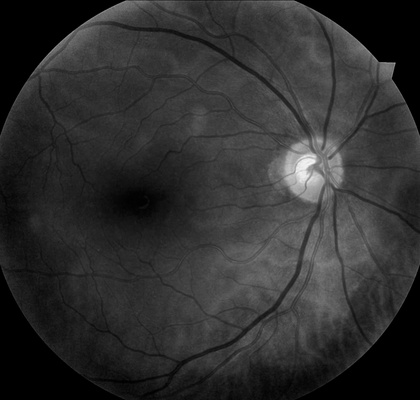
%> input picture mFiles/gs1.jpg, 420 x 400 px, shrunk from 2124 x 2024 before the run
$ octave PracticingEllipseDiameters.m   (GNU Octave 9; MATLAB toolbox functions it lacks are replaced by stand-ins)
%> lines starting %> are read from the running program, lines starting %| are printed output that depends on the picture; in (x1, y1, x2, y2) boxes, pixels count from 0 and x2, y2 are one past the last pixel; in counts of white or black regions, pixels touching at a corner belong together; the program's own positions count from 1
### mFiles/BestHSVMask.m
function [BW,maskedRGBImage] = BestHSVMask(RGB)
%createMask  Threshold RGB image using auto-generated code from colorThresholder app.
%  [BW,MASKEDRGBIMAGE] = createMask(RGB) thresholds image RGB using
%  auto-generated code from the colorThresholder App. The colorspace and
%  minimum/maximum values for each channel of the colorspace were set in the
%  App and result in a binary mask BW and a composite image maskedRGBImage,
%  which shows the original RGB image values under the mask BW.

% Ideal way to use this is on a bw image, have to create black and white
% image on rgb scalle thought ot use this
%------------------------------------------------------


% Convert RGB image to chosen color space
I = rgb2hsv(RGB);

% Define thresholds for channel 1 based on histogram settings
channel1Min = 0.000;
channel1Max = 1.000;

% Define thresholds for channel 2 based on histogram settings
channel2Min = 0.000;
channel2Max = 1.000;

% Define thresholds for channel 3 based on histogram settings
channel3Min = 0.900; %was originally .967
channel3Max = 1.000;

% Create mask based on chosen histogram thresholds
BW = (I(:,:,1) >= channel1Min ) & (I(:,:,1) <= channel1Max) & ...
    (I(:,:,2) >= channel2Min ) & (I(:,:,2) <= channel2Max) & ...
    (I(:,:,3) >= channel3Min ) & (I(:,:,3) <= channel3Max);

% Initialize output masked image based on input image.
maskedRGBImage = RGB;

% Set background pixels where BW is false to zero.
maskedRGBImage(repmat(~BW,[1 1 3])) = 0;

### mFiles/getContourEdgePoints.m
function [x, y] = getContourEdgePoints(binary_image)
[x,y]=size(binary_image); %x is height
%y is width
height = [];
width = [];
for i = 1:x,

    for j = 1:y,

        if binary_image(i, j) == 1

            height(end + 1) = i;
            width(end + 1) = j;

        end

    end

end

%now we need to find the first place in which we get a value


x = width;
y = height;


### mFiles/fit_ellipse/fit_ellipse.m
function ellipse_t = fit_ellipse( x,y)
%
% fit_ellipse - finds the best fit to an ellipse for the given set of points.
%
% Format:   ellipse_t = fit_ellipse( x,y,axis_handle )
%
% Input:    x,y         - a set of points in 2 column vectors. AT LEAST 5 points are needed !
%           axis_handle - optional. a handle to an axis, at which the estimated ellipse
%                         will be drawn along with it's axes
%
% Output:   ellipse_t - structure that defines the best fit to an ellipse
%                       a           - sub axis (radius) of the X axis of the non-tilt ellipse
%                       b           - sub axis (radius) of the Y axis of the non-tilt ellipse
%                       phi         - orientation in radians of the ellipse (tilt)
%                       X0          - center at the X axis of the non-tilt ellipse
%                       Y0          - center at the Y axis of the non-tilt ellipse
%                       X0_in       - center at the X axis of the tilted ellipse
%                       Y0_in       - center at the Y axis of the tilted ellipse
%                       long_axis   - size of the long axis of the ellipse
%                       short_axis  - size of the short axis of the ellipse
%                       status      - status of detection of an ellipse
%
% Note:     if an ellipse was not detected (but a parabola or hyperbola), then
%           an empty structure is returned

% =====================================================================================
%                  Ellipse Fit using Least Squares criterion
% =====================================================================================
% We will try to fit the best ellipse to the given measurements. the mathematical
% representation of use will be the CONIC Equation of the Ellipse which is:
%
%    Ellipse = a*x^2 + b*x*y + c*y^2 + d*x + e*y + f = 0
%
% The fit-estimation method of use is the Least Squares method (without any weights)
% The estimator is extracted from the following equations:
%
%    g(x,y;A) := a*x^2 + b*x*y + c*y^2 + d*x + e*y = f
%
%    where:
%       A   - is the vector of parameters to be estimated (a,b,c,d,e)
%       x,y - is a single measurement
%
% We will define the cost function to be:
%
%   Cost(A) := (g_c(x_c,y_c;A)-f_c)'*(g_c(x_c,y_c;A)-f_c)
%            = (X*A+f_c)'*(X*A+f_c)
%            = A'*X'*X*A + 2*f_c'*X*A + N*f^2
%
%   where:
%       g_c(x_c,y_c;A) - vector function of ALL the measurements
%                        each element of g_c() is g(x,y;A)
%       X              - a matrix of the form: [x_c.^2, x_c.*y_c, y_c.^2, x_c, y_c ]
%       f_c            - is actually defined as ones(length(f),1)*f
%
% Derivation of the Cost function with respect to the vector of parameters "A" yields:
%
%   A'*X'*X = -f_c'*X = -f*ones(1,length(f_c))*X = -f*sum(X)
%
% Which yields the estimator:
%
%       ~~~~~~~~~~~~~~~~~~~~~~~~~~~~~~~~~~~~~~~~~~~~~~~~~~~~~~~~~~~~~~~~~~~~~~~~~~~~
%       |  A_least_squares = -f*sum(X)/(X'*X) ->(normalize by -f) = sum(X)/(X'*X)  |
%       ~~~~~~~~~~~~~~~~~~~~~~~~~~~~~~~~~~~~~~~~~~~~~~~~~~~~~~~~~~~~~~~~~~~~~~~~~~~~
%
% (We will normalize the variables by (-f) since "f" is unknown and can be accounted for later on)
%
% NOW, all that is left to do is to extract the parameters from the Conic Equation.
% We will deal the vector A into the variables: (A,B,C,D,E) and assume F = -1;
%
%    Recall the conic representation of an ellipse:
%
%       A*x^2 + B*x*y + C*y^2 + D*x + E*y + F = 0
%
% We will check if the ellipse has a tilt (=orientation). The orientation is present
% if the coefficient of the term "x*y" is not zero. If so, we first need to remove the
% tilt of the ellipse.
%
% If the parameter "B" is not equal to zero, then we have an orientation (tilt) to the ellipse.
% we will remove the tilt of the ellipse so as to remain with a conic representation of an
% ellipse without a tilt, for which the math is more simple:
%
% Non tilt conic rep.:  A`*x^2 + C`*y^2 + D`*x + E`*y + F` = 0
%
% We will remove the orientation using the following substitution:
%
%   Replace x with cx+sy and y with -sx+cy such that the conic representation is:
%
%   A(cx+sy)^2 + B(cx+sy)(-sx+cy) + C(-sx+cy)^2 + D(cx+sy) + E(-sx+cy) + F = 0
%
%   where:      c = cos(phi)    ,   s = sin(phi)
%
%   and simplify...
%
%       x^2(A*c^2 - Bcs + Cs^2) + xy(2A*cs +(c^2-s^2)B -2Ccs) + ...
%           y^2(As^2 + Bcs + Cc^2) + x(Dc-Es) + y(Ds+Ec) + F = 0
%
%   The orientation is easily found by the condition of (B_new=0) which results in:
%
%   2A*cs +(c^2-s^2)B -2Ccs = 0  ==> phi = 1/2 * atan( b/(c-a) )
%
%   Now the constants   c=cos(phi)  and  s=sin(phi)  can be found, and from them
%   all the other constants A`,C`,D`,E` can be found.
%
%   A` = A*c^2 - B*c*s + C*s^2                  D` = D*c-E*s
%   B` = 2*A*c*s +(c^2-s^2)*B -2*C*c*s = 0      E` = D*s+E*c
%   C` = A*s^2 + B*c*s + C*c^2
%
% Next, we want the representation of the non-tilted ellipse to be as:
%
%       Ellipse = ( (X-X0)/a )^2 + ( (Y-Y0)/b )^2 = 1
%
%       where:  (X0,Y0) is the center of the ellipse
%               a,b     are the ellipse "radiuses" (or sub-axis)
%
% Using a square completion method we will define:
%
%       F`` = -F` + (D`^2)/(4*A`) + (E`^2)/(4*C`)
%
%       Such that:    a`*(X-X0)^2 = A`(X^2 + X*D`/A` + (D`/(2*A`))^2 )
%                     c`*(Y-Y0)^2 = C`(Y^2 + Y*E`/C` + (E`/(2*C`))^2 )
%
%       which yields the transformations:
%
%           X0  =   -D`/(2*A`)
%           Y0  =   -E`/(2*C`)
%           a   =   sqrt( abs( F``/A` ) )
%           b   =   sqrt( abs( F``/C` ) )
%
% And finally we can define the remaining parameters:
%
%   long_axis   = 2 * max( a,b )
%   short_axis  = 2 * min( a,b )
%   Orientation = phi
%
%

% initialize
orientation_tolerance = 1e-3;

% empty warning stack
warning( '' );

% prepare vectors, must be column vectors
x = x(:);
y = y(:);

% remove bias of the ellipse - to make matrix inversion more accurate. (will be added later on).
mean_x = mean(x);
mean_y = mean(y);
x = x-mean_x;
y = y-mean_y;

% the estimation for the conic equation of the ellipse
X = [x.^2, x.*y, y.^2, x, y ];
a = sum(X)/(X'*X);

% check for warnings
if ~isempty( lastwarn )
    disp( 'stopped because of a warning regarding matrix inversion' );
    ellipse_t = [];
    return
end

% extract parameters from the conic equation
[a,b,c,d,e] = deal( a(1),a(2),a(3),a(4),a(5) );

% remove the orientation from the ellipse
if ( min(abs(b/a),abs(b/c)) > orientation_tolerance )

    orientation_rad = 1/2 * atan( b/(c-a) );
    cos_phi = cos( orientation_rad );
    sin_phi = sin( orientation_rad );
    [a,b,c,d,e] = deal(...
        a*cos_phi^2 - b*cos_phi*sin_phi + c*sin_phi^2,...
        0,...
        a*sin_phi^2 + b*cos_phi*sin_phi + c*cos_phi^2,...
        d*cos_phi - e*sin_phi,...
        d*sin_phi + e*cos_phi );
    [mean_x,mean_y] = deal( ...
        cos_phi*mean_x - sin_phi*mean_y,...
        sin_phi*mean_x + cos_phi*mean_y );
else
    orientation_rad = 0;
    cos_phi = cos( orientation_rad );
    sin_phi = sin( orientation_rad );
end

% check if conic equation represents an ellipse
test = a*c;
switch (1)
case (test>0),  status = '';
case (test==0), status = 'Parabola found';  warning( 'fit_ellipse: Did not locate an ellipse' );
case (test<0),  status = 'Hyperbola found'; warning( 'fit_ellipse: Did not locate an ellipse' );
end

% if we found an ellipse return it's data
if (test>0)

    % make sure coefficients are positive as required
    if (a<0), [a,c,d,e] = deal( -a,-c,-d,-e ); end

    % final ellipse parameters
    X0          = mean_x - d/2/a;
    Y0          = mean_y - e/2/c;
    F           = 1 + (d^2)/(4*a) + (e^2)/(4*c);
    [a,b]       = deal( sqrt( F/a ),sqrt( F/c ) );
    long_axis   = 2*max(a,b);
    short_axis  = 2*min(a,b);

    % rotate the axes backwards to find the center point of the original TILTED ellipse
    R           = [ cos_phi sin_phi; -sin_phi cos_phi ];
    P_in        = R * [X0;Y0];
    X0_in       = P_in(1);
    Y0_in       = P_in(2);

    % pack ellipse into a structure
    ellipse_t = struct( ...
        'a',a,...
        'b',b,...
        'phi',orientation_rad,...
        'X0',X0,...
        'Y0',Y0,...
        'X0_in',X0_in,...
        'Y0_in',Y0_in,...
        'long_axis',long_axis,...
        'short_axis',short_axis,...
        'status','' );
else
    % report an empty structure
    ellipse_t = struct( ...
        'a',[],...
        'b',[],...
        'phi',[],...
        'X0',[],...
        'Y0',[],...
        'X0_in',[],...
        'Y0_in',[],...
        'long_axis',[],...
        'short_axis',[],...
        'status',status );
end

% check if we need to plot an ellipse with it's axes.
if (nargin>2) & ~isempty( axis_handle ) & (test>0)

    % rotation matrix to rotate the axes with respect to an angle phi
    R = [ cos_phi sin_phi; -sin_phi cos_phi ];

    % the axes
    ver_line        = [ [X0 X0]; Y0+b*[-1 1] ];
    horz_line       = [ X0+a*[-1 1]; [Y0 Y0] ];
    new_ver_line    = R*ver_line;
    new_horz_line   = R*horz_line;

    % the ellipse
    theta_r         = linspace(0,2*pi);
    ellipse_x_r     = X0 + a*cos( theta_r );
    ellipse_y_r     = Y0 + b*sin( theta_r );
    rotated_ellipse = R * [ellipse_x_r;ellipse_y_r];

    % draw
    hold_state = get( axis_handle,'NextPlot' );
    set( axis_handle,'NextPlot','add' );
    plot( new_ver_line(1,:),new_ver_line(2,:),'r' );
    plot( new_horz_line(1,:),new_horz_line(2,:),'r' );
    plot( rotated_ellipse(1,:),rotated_ellipse(2,:),'r' );
    set( axis_handle,'NextPlot',hold_state );
end

### mFiles/PracticingEllipseDiameters.m
img = imread('gs1.jpg');
%> img is the input picture: size 400x420x3 uint8; min 0, max 246, mean 47.2

imshow(img);
title('original image');
gray = rgb2gray(img);
Supa_grayfundus = imadjust(gray);
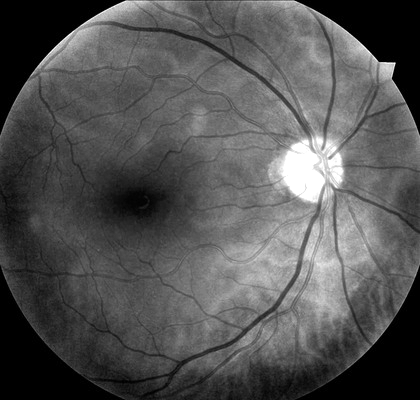
%> Supa_grayfundus: size 400x420 uint8; min 0, max 255, mean 83.6

betterFundus = adapthisteq(Supa_grayfundus);
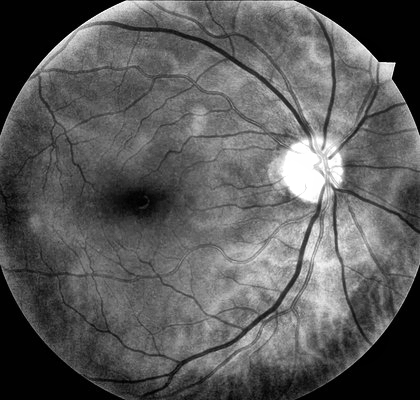
%> betterFundus: size 400x420 uint8; min 0, max 255, mean 90.9

rgbFundus = cat(3, Supa_grayfundus, Supa_grayfundus, Supa_grayfundus);

[bw, maskedRGBImage] = BestHSVMask(rgbFundus);
%> in BestHSVMask, `I = rgb2hsv(RGB);`: I: size 400x420x3 double; mean H, S, V 0, 0, 0.328
%> in BestHSVMask, `BW = (I(:,:,1) >= channel1Min ) & (I(:,:,1) <= channel1Max) & (I(:,:,2..`:
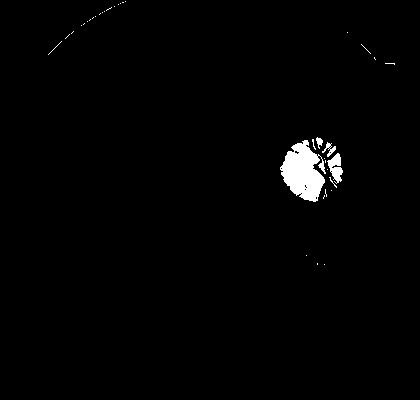
%> BW: size 400x420 logical; 1.4% white; 37 white regions (33 under 20 px), largest, box (x1, y1, x2, y2) and area: (280, 140, 326, 202) 1765, (327, 153, 343, 184) 267, (322, 142, 336, 157) 78, (316, 137, 323, 149) 46

BW2 = bwareaopen(bw, 250);
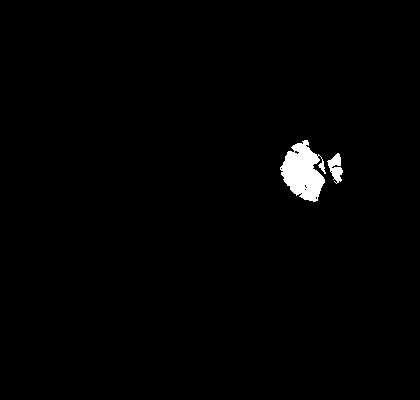
%> BW2: size 400x420 logical; 1.2% white; 2 white regions, box (x1, y1, x2, y2) and area: (280, 140, 326, 202) 1765, (327, 153, 343, 184) 267
%M3 = M2 & ~bwareaopen(M2,8000);  A POSSIBLE SOLUTION

SE = strel('disk', 10);
BW2 = imdilate(BW2,SE);
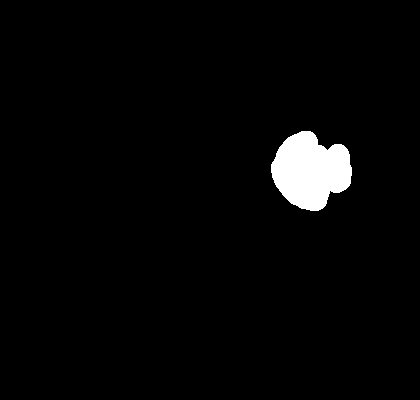
%> BW2: size 400x420 logical; 2.7% white; 1 white region, box (x1, y1, x2, y2) and area: (271, 131, 352, 211) 4555

figure,
imshow(BW2);
title('binary image');

% [4 lines of commented-out code are left out]


BW3 = bwperim(BW2); %gets only outside edge points of what we masked, to make ellipse
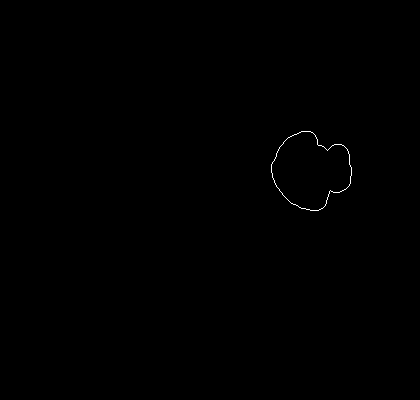
%> BW3: size 400x420 logical; 0.14% white in thin lines or dots, all inside (x1, y1, x2, y2) = (271, 131, 352, 211)

[x_array, y_array] = getContourEdgePoints(BW3); %gets us the points of our contour that we need
%> after the loop in getContourEdgePoints, `for i = 1:x,`: height = 236 values from 132 to 211; width = 236 values, max 352 at index 115, min 272 at index 108, mean 313.3
%> in getContourEdgePoints, `x = width;`: x has the same summary as width
%> in getContourEdgePoints, `y = height;`: y = 236 values from 132 to 211
%> x_array has the same summary as width in getContourEdgePoints; y_array = 236 values from 132 to 211

figure,
imshow(BW3);

ellipse_t = fit_ellipse( x_array,y_array);
%> in fit_ellipse, `mean_x = mean(x);`: mean_x = 313.3
%> in fit_ellipse, `mean_y = mean(y);`: mean_y = 170.9
%> in fit_ellipse, `x = x-mean_x;`: x = 236 values, max 38.75 at index 115, min -41.25 at index 108, mean 8.67e-15
%> in fit_ellipse, `y = y-mean_y;`: y = 236 values from -38.87 to 40.13
%> in fit_ellipse, `X = [x.^2, x.*y, y.^2, x, y ];`: X = 236 rows, first 8: [126.7 437.5 1511.1 -11.25 -38.87; 105.1 398.6 1511.1 -10.25 -38.87; 85.64 359.7 1511.1 -9.25 -38.87; 68.13 320.9 1511.1 -8.25 -38.87; 52.62 282 1511.1 -7.25 -38.87; 39.12 243.1 1511.1 -6.25 -38.87; 27.61 204.2 1511.1 -5.25 -38.87; 18.1 165.4 1511.1 -4.25 -38.87]
%> in fit_ellipse, `a = sum(X)/(X'*X);`: a = [0.000646 -2.03e-05 0.000734 0.00274 -0.00075]
%> ellipse_t = []

disp(ellipse_t);
%| [](0x0)

% then you can do:
%> (the run ends here)
